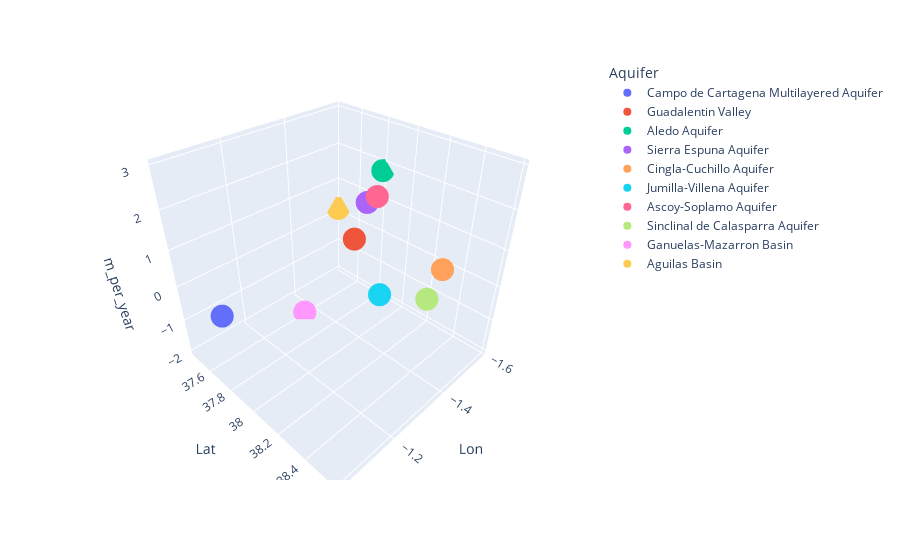

This figure's notebook cell:
### Code cell
import plotly.express as px

# Crear un gráfico de dispersión 3D
fig = px.scatter_3d(df_murcia, x='Lon', y='Lat', z='m_per_year', color='Aquifer')
fig.show()

### Figure 1 — Plotly figure (JSON) as saved in the notebook; plotly's stock layout.template omitted (floating-point values rounded to 4 significant figures)
{"data": [{"hovertemplate": "Aquifer=Campo de Cartagena Multilayered Aquifer<br>Lon=%{x}<br>Lat=%{y}<br>m_per_year=%{z}<extra></extra>", "legendgroup": "Campo de Cartagena Multilayered Aquifer", "marker": {"color": "#636efa", "symbol": "circle"}, "mode": "markers", "name": "Campo de Cartagena Multilayered Aquifer", "scene": "scene", "showlegend": true, "type": "scatter3d", "x": [-1.03], "y": [37.77], "z": [-0.01542]}, {"hovertemplate": "Aquifer=Guadalentin Valley<br>Lon=%{x}<br>Lat=%{y}<br>m_per_year=%{z}<extra></extra>", "legendgroup": "Guadalentin Valley", "marker": {"color": "#EF553B", "symbol": "circle"}, "mode": "markers", "name": "Guadalentin Valley", "scene": "scene", "showlegend": true, "type": "scatter3d", "x": [-1.511], "y": [37.73], "z": [-0.04525]}, {"hovertemplate": "Aquifer=Aledo Aquifer<br>Lon=%{x}<br>Lat=%{y}<br>m_per_year=%{z}<extra></extra>", "legendgroup": "Aledo Aquifer", "marker": {"color": "#00cc96", "symbol": "circle"}, "mode": "markers", "name": "Aledo Aquifer", "scene": "scene", "showlegend": true, "type": "scatter3d", "x": [-1.583], "y": [37.8], "z": [1.804]}, {"hovertemplate": "Aquifer=Sierra Espuna Aquifer<br>Lon=%{x}<br>Lat=%{y}<br>m_per_year=%{z}<extra></extra>", "legendgroup": "Sierra Espuna Aquifer", "marker": {"color": "#ab63fa", "symbol": "circle"}, "mode": "markers", "name": "Sierra Espuna Aquifer", "scene": "scene", "showlegend": true, "type": "scatter3d", "x": [-1.407], "y": [38.01], "z": [1.838]}, {"hovertemplate": "Aquifer=Cingla-Cuchillo Aquifer<br>Lon=%{x}<br>Lat=%{y}<br>m_per_year=%{z}<extra></extra>", "legendgroup": "Cingla-Cuchillo Aquifer", "marker": {"color": "#FFA15A", "symbol": "circle"}, "mode": "markers", "name": "Cingla-Cuchillo Aquifer", "scene": "scene", "showlegend": true, "type": "scatter3d", "x": [-1.336], "y": [38.59], "z": [1.601]}, {"hovertemplate": "Aquifer=Jumilla-Villena Aquifer<br>Lon=%{x}<br>Lat=%{y}<br>m_per_year=%{z}<extra></extra>", "legendgroup": "Jumilla-Villena Aquifer", "marker": {"color": "#19d3f3", "symbol": "circle"}, "mode": "markers", "name": "Jumilla-Villena Aquifer", "scene": "scene", "showlegend": true, "type": "scatter3d", "x": [-1.17], "y": [38.53], "z": [1.684]}, {"hovertemplate": "Aquifer=Ascoy-Soplamo Aquifer<br>Lon=%{x}<br>Lat=%{y}<br>m_per_year=%{z}<extra></extra>", "legendgroup": "Ascoy-Soplamo Aquifer", "marker": {"color": "#FF6692", "symbol": "circle"}, "mode": "markers", "name": "Ascoy-Soplamo Aquifer", "scene": "scene", "showlegend": true, "type": "scatter3d", "x": [-1.261], "y": [38.33], "z": [2.951]}, {"hovertemplate": "Aquifer=Sinclinal de Calasparra Aquifer<br>Lon=%{x}<br>Lat=%{y}<br>m_per_year=%{z}<extra></extra>", "legendgroup": "Sinclinal de Calasparra Aquifer", "marker": {"color": "#B6E880", "symbol": "circle"}, "mode": "markers", "name": "Sinclinal de Calasparra Aquifer", "scene": "scene", "showlegend": true, "type": "scatter3d", "x": [-1.498], "y": [38.31], "z": [-0.5846]}, {"hovertemplate": "Aquifer=Ganuelas-Mazarron Basin<br>Lon=%{x}<br>Lat=%{y}<br>m_per_year=%{z}<extra></extra>", "legendgroup": "Ganuelas-Mazarron Basin", "marker": {"color": "#FF97FF", "symbol": "circle"}, "mode": "markers", "name": "Ganuelas-Mazarron Basin", "scene": "scene", "showlegend": true, "type": "scatter3d", "x": [-1.35], "y": [37.62], "z": [-1.991]}, {"hovertemplate": "Aquifer=Aguilas Basin<br>Lon=%{x}<br>Lat=%{y}<br>m_per_year=%{z}<extra></extra>", "legendgroup": "Aguilas Basin", "marker": {"color": "#FECB52", "symbol": "circle"}, "mode": "markers", "name": "Aguilas Basin", "scene": "scene", "showlegend": true, "type": "scatter3d", "x": [-1.58], "y": [37.45], "z": [0.1708]}], "layout": {"legend": {"title": {"text": "Aquifer"}, "tracegroupgap": 0}, "margin": {"t": 60}, "scene": {"domain": {"x": [0, 1], "y": [0, 1]}, "xaxis": {"title": {"text": "Lon"}}, "yaxis": {"title": {"text": "Lat"}}, "zaxis": {"title": {"text": "m_per_year"}}}}}
